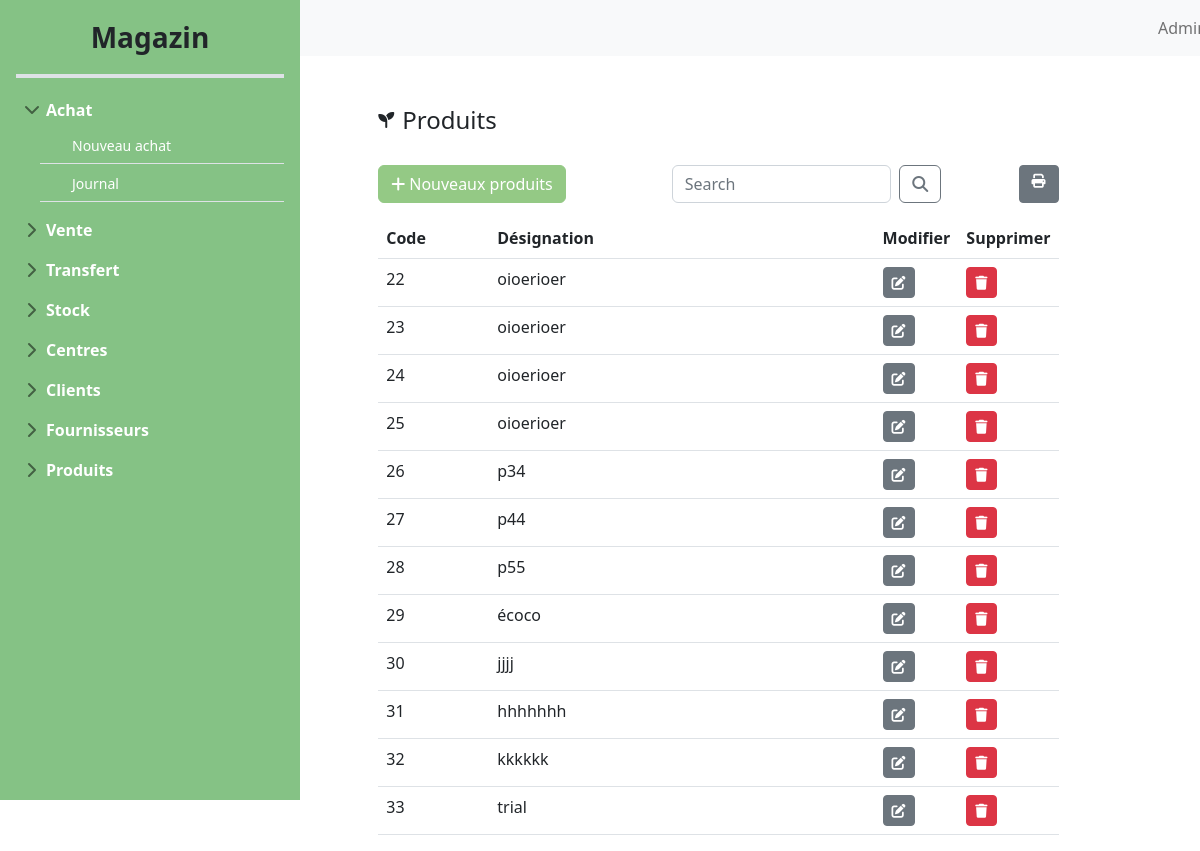
The app's page /productList/ with its own data.
### main_store/models.py (models this page shows, shortened)
class Produit(models.Model):
    code_P = models.AutoField(primary_key=True)
    designationP = models.CharField(max_length=50)

### main_store/views.py (the view)
# urls.py: path('productList/',views.afficher_produits,name='productList'),
def afficher_produits(request):
    if 'q' in request.GET:
        q=request.GET['q']
        produits=Produit.objects.filter(designationP__icontains=q)
    else:
        produits=Produit.objects.all()
    return render(request,"main-store/produits/productList.html",{"products":produits})

### templates/main-store/produits/productList.html (shortened to what this page needs)
{%extends 'main-store/base/baseStore.html' %}
{%block content%}
<div class="row">
    <div class="col-md-1"></div>
    <div class="col-md-11">
        <div class="d-flex align-items-center" style="padding-top: 50px;">
            <i class="fa-solid fa-seedling me-2"></i>
            <h4 class="mb-0">Produits</h4>
        </div>
    </div>
</div>
<div class="row" style="padding-top: 30px;">
    <div class="col-md-1"></div>
    <div class="col-md-9">
        <div class="card border-0">
            <div class="row">
                <div class="col-md-5">
                    <a class="btn btn-secondary " id="green-btn" href="{% url 'productAdd'%}">
                        <i class="fa-solid fa-plus me-1"></i>Nouveaux produits
                    </a>
                </div>
                <div class="col-md-5">
                    <form class="d-flex">
                        <input class="form-control me-2" name="q" type="search" placeholder="Search"
                            aria-label="Search">
                        <button class="btn btn-outline-secondary" type="submit"><i
                                class="fa-solid fa-magnifying-glass"></i></button>
                    </form>
                </div>
                <div class="col-md-2 d-flex justify-content-end">
                    <a class="btn btn-secondary btn-sm" href="{%url 'productPrint' %}"><i
                            class="fa-solid fa-print me-1 ms-1"></i></a>
                </div>
            </div>
        </div>
        <table class="table table-hover bg-white" style="margin-top: 15px;">
            <thead>
                <tr>
                    <th>Code</th>
                    <th>Désignation</th>
                    <th> Modifier</th>
                    <th> Supprimer</th>
                </tr>
            </thead>
            <tbody>
                {% for product in products %}
                <tr>
                    <td class="col-md-2">{{product.code_P}}</td>
                    <td class="col-md-7">{{product.designationP}}</td>
                    <td class="col-md-1"><a class="btn btn-secondary btn-sm"
                            href="{%url 'productEdit' product.code_P %}">
                            <i class="fa-solid fa-pen-to-square"></i></a></td>
                    <td class="col-md-1"><a class="btn btn-danger btn-sm"
                            href="{%url 'productDelete' product.code_P %}"> <i class="fa-solid fa-trash"></i>
                        </a></td>
                </tr>
                {% endfor %}
            </tbody>
        </table>
    </div>
    <div class="col-md-1"></div>
</div>
{%endblock%}

### static/customStore.css (style rules this page uses)
th { font-weight: 600; }
body { min-height: 100vh; min-height: -webkit-fill-available; overflow-x: hidden; margin: 0; padding: 0; }
html { height: -webkit-fill-available; }
#green-btn { background-color: #94c985 !important; border-color: #94c985 !important; }

### records on screen
Produit: code_P "22", designationP "oioerioer"
Produit: code_P "23", designationP "oioerioer"
Produit: code_P "24", designationP "oioerioer"
Produit: code_P "25", designationP "oioerioer"
Produit: code_P "26", designationP "p34"
Produit: code_P "27", designationP "p44"
Produit: code_P "28", designationP "p55"
Produit: code_P "29", designationP "écoco"
Produit: code_P "30", designationP "jjjj"
Produit: code_P "31", designationP "hhhhhhh"
Produit: code_P "32", designationP "kkkkkk"
Produit: code_P "33", designationP "trial"
